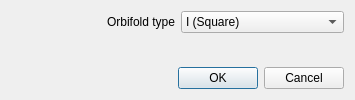
<?xml version="1.0" encoding="UTF-8"?>
<ui version="4.0">
 <class>OTE_dialog</class>
 <widget class="QDialog" name="OTE_dialog">
  <property name="geometry">
   <rect>
    <x>0</x>
    <y>0</y>
    <width>355</width>
    <height>100</height>
   </rect>
  </property>
  <property name="cursor">
   <cursorShape>ArrowCursor</cursorShape>
  </property>
  <property name="windowTitle">
   <string>Meshing criteria</string>
  </property>
  <layout class="QVBoxLayout" name="verticalLayout">
   <item>
    <layout class="QGridLayout" name="gridLayout" columnstretch="0,0">
     <item row="0" column="0">
      <widget class="QLabel" name="orbLabel">
       <property name="text">
        <string>Orbifold type</string>
       </property>
       <property name="alignment">
        <set>Qt::AlignRight|Qt::AlignTrailing|Qt::AlignVCenter</set>
       </property>
      </widget>
     </item>
     <item row="0" column="1">
      <widget class="QComboBox" name="OrbComboBox">
       <property name="enabled">
        <bool>true</bool>
       </property>
       <property name="layoutDirection">
        <enum>Qt::LeftToRight</enum>
       </property>
       <item>
        <property name="text">
         <string>I (Square)</string>
        </property>
       </item>
       <item>
        <property name="text">
         <string>II (Diamond)</string>
        </property>
       </item>
       <item>
        <property name="text">
         <string>III (Triangle)</string>
        </property>
       </item>
       <item>
        <property name="text">
         <string>IV (Parallelogram)</string>
        </property>
       </item>
      </widget>
     </item>
    </layout>
   </item>
   <item>
    <spacer name="verticalSpacer_2">
     <property name="orientation">
      <enum>Qt::Vertical</enum>
     </property>
     <property name="sizeHint" stdset="0">
      <size>
       <width>20</width>
       <height>40</height>
      </size>
     </property>
    </spacer>
   </item>
   <item>
    <spacer name="verticalSpacer">
     <property name="orientation">
      <enum>Qt::Vertical</enum>
     </property>
     <property name="sizeHint" stdset="0">
      <size>
       <width>20</width>
       <height>40</height>
      </size>
     </property>
    </spacer>
   </item>
   <item>
    <widget class="QDialogButtonBox" name="buttonBox">
     <property name="orientation">
      <enum>Qt::Horizontal</enum>
     </property>
     <property name="standardButtons">
      <set>QDialogButtonBox::Cancel|QDialogButtonBox::Ok</set>
     </property>
    </widget>
   </item>
  </layout>
 </widget>
 <resources/>
 <connections>
  <connection>
   <sender>buttonBox</sender>
   <signal>accepted()</signal>
   <receiver>OTE_dialog</receiver>
   <slot>accept()</slot>
   <hints>
    <hint type="sourcelabel">
     <x>384</x>
     <y>191</y>
    </hint>
    <hint type="destinationlabel">
     <x>157</x>
     <y>195</y>
    </hint>
   </hints>
  </connection>
  <connection>
   <sender>buttonBox</sender>
   <signal>rejected()</signal>
   <receiver>OTE_dialog</receiver>
   <slot>reject()</slot>
   <hints>
    <hint type="sourcelabel">
     <x>384</x>
     <y>191</y>
    </hint>
    <hint type="destinationlabel">
     <x>286</x>
     <y>195</y>
    </hint>
   </hints>
  </connection>
 </connections>
</ui>
